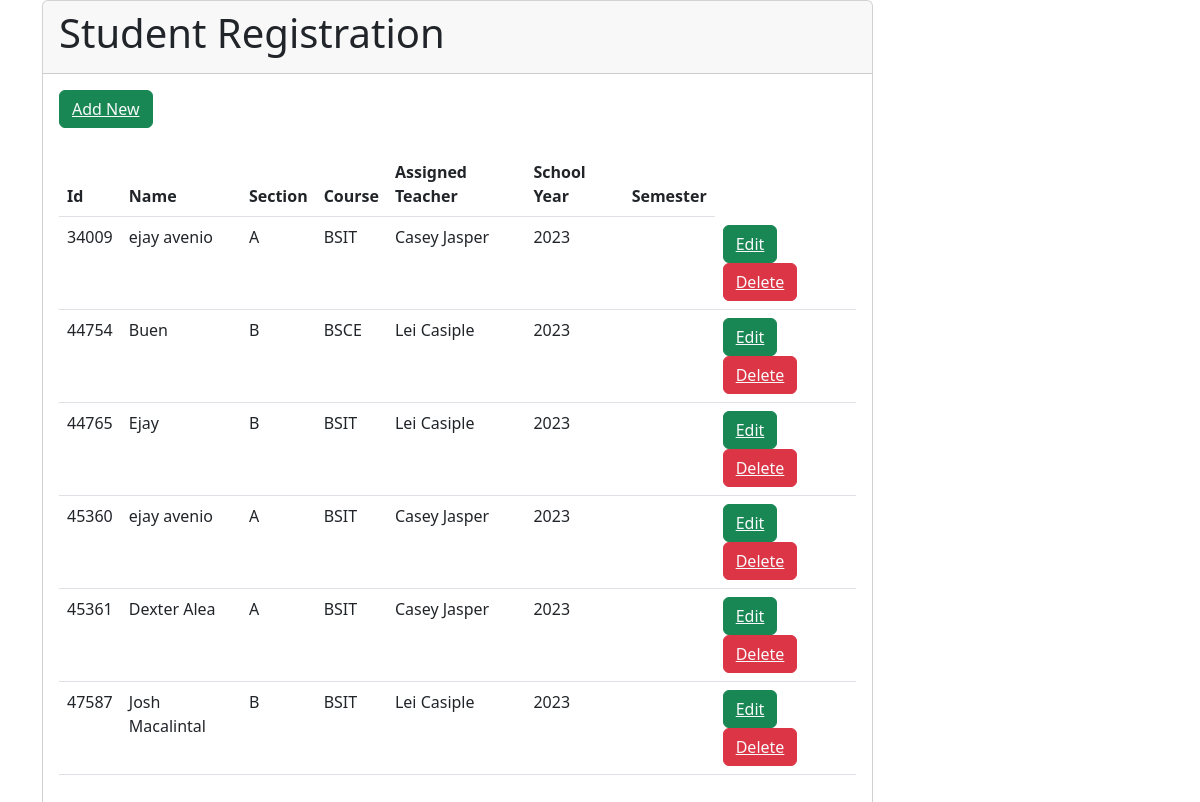
The page / on the database its author committed.
### tables this page shows
CREATE TABLE `student` (
  `id` int(11) NOT NULL,
  `name` varchar(100) DEFAULT NULL,
  `section` char(4) DEFAULT NULL,
  `course` varchar(100) DEFAULT NULL,
  `assigned_teacher` varchar(100) DEFAULT NULL,
  `school_year` int(4) DEFAULT NULL,
  `semester` char(4) DEFAULT NULL
);

### index.php (the view, shortened to what this page needs)
<!DOCTYPE html>
<html lang="en">
<head>
    <link href="https://cdn.jsdelivr.net/npm/bootstrap@5.3.0-alpha1/dist/css/bootstrap.min.css" rel="stylesheet">
</head>
<body>
        <div class="container">
            <div class="row">
                 <div class="col-md-9">
                    <div class="card">
                    <div class="card-header">
                        <h1> Student Registration </h1>
                    </div>
                    <div class="card-body">
                    <button class="btn btn-success"> <a href="add.php" class="text-light"> Add New </a> </button>
                        <br/>
                        <br/>
                    <table class="table">
                        <thead>
                            <tr>
                            <th scope="col">Id</th>
                            <th scope="col">Name</th>
                            <th scope="col">Section</th>
                            <th scope="col">Course</th>
                            <th scope="col">Assigned Teacher</th>
                            <th scope="col">School Year</th>
                            <th scope="col">Semester</th>
                            </tr>
                        </thead>
                        <tbody>
                                <?php
                                $connection = mysqli_connect("localhost","root","");
                                $sql = "select * from student";
                                $run = mysqli_query($connection, $sql);
                                while($row = mysqli_fetch_array($run))
                                {
                                    $id = $row['id'];
                                    $name = $row['name'];
                                    $section = $row['section'];
                                    $course = $row['course'];
                                    $assigned_teacher = $row['assigned_teacher'];
                                    $school_year = $row['school_year'];
                                    $semester = $row['semester'];
                                ?>
                                   <tr>
                                        <td><?php echo $id ?></td>
                                        <td><?php echo $name ?></td>
                                        <td><?php echo $section ?></td>
                                        <td><?php echo $course ?></td>
                                        <td><?php echo $assigned_teacher ?></td>
                                        <td><?php echo $school_year ?></td>
                                        <td><?php echo $semester ?></td>
                                        <td>
                                        <button class="btn btn-success"> <a href='edit.php?edit=<?php echo $uid ?>' class="text-light"> Edit </a> </button> &nbsp;
                                       <button class="btn btn-danger"><a href='delete.php?del=<?php echo $uid ?>' class="text-light"> Delete </a> </button>
                                        </td>
                                   </tr>
                                    <?php $id++; } ?>
                        </tbody>
                        </table>
                    </div>
                    </div>
                </div>
            </div>
        </div>
</body>
</html>

### rows shown on the page
student: id "34009", name "ejay avenio", section "A", course "BSIT", assigned_teacher "Casey Jasper", school_year "2023"
student: id "44754", name "Buen", section "B", course "BSCE", assigned_teacher "Lei Casiple", school_year "2023"
student: id "44765", name "Ejay", section "B", course "BSIT", assigned_teacher "Lei Casiple", school_year "2023"
student: id "45360", name "ejay avenio", section "A", course "BSIT", assigned_teacher "Casey Jasper", school_year "2023"
student: id "45361", name "Dexter Alea", section "A", course "BSIT", assigned_teacher "Casey Jasper", school_year "2023"
student: id "47587", name "Josh Macalintal", section "B", course "BSIT", assigned_teacher "Lei Casiple", school_year "2023"
